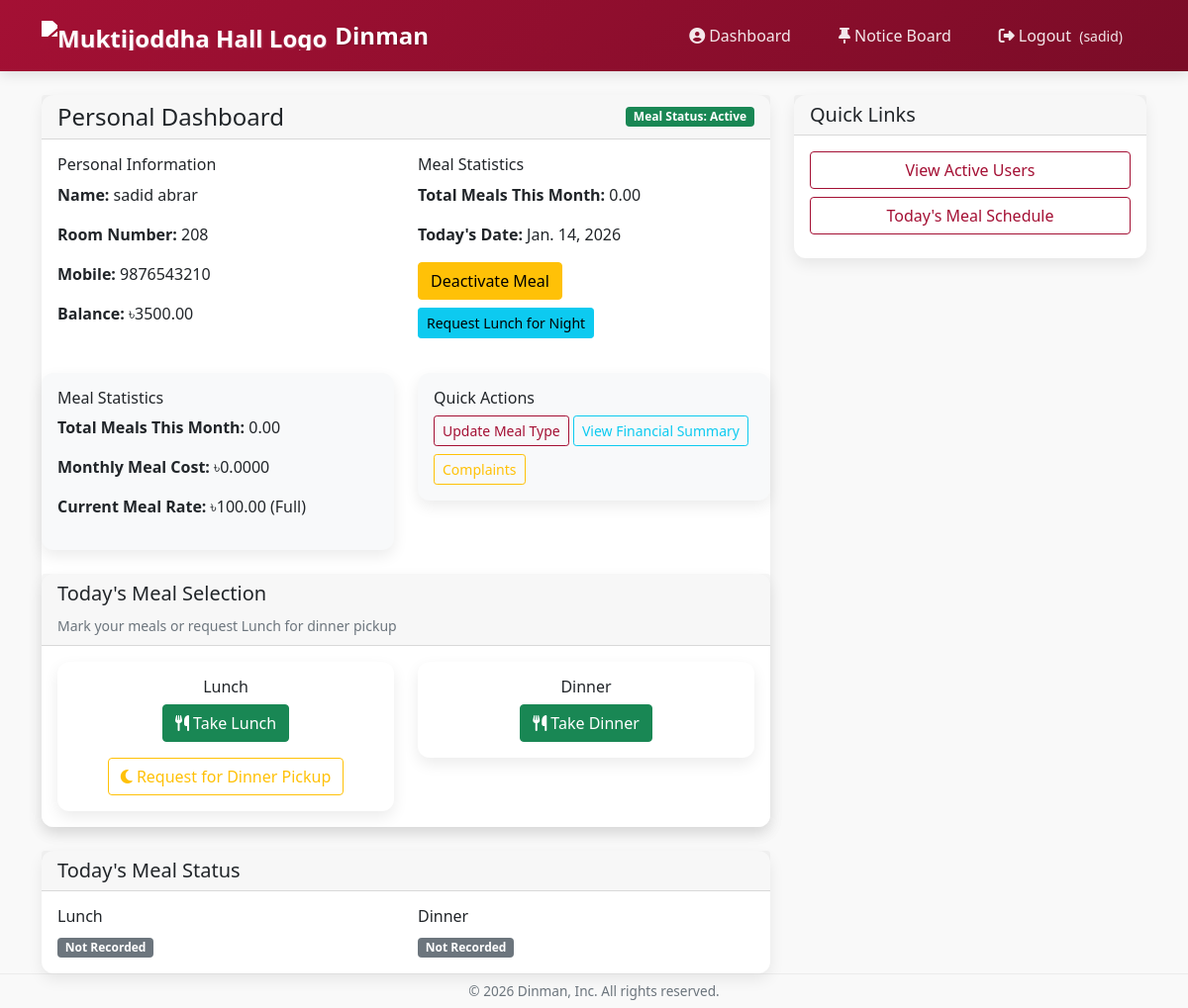
Page /dashboard/ (signed in) on the committed database.
### dining/models.py (models this page shows, shortened)
class UserProfile(models.Model):
    user = models.OneToOneField(User, on_delete=models.CASCADE)
    room_number = models.CharField(max_length=10)
    mobile_number = models.CharField(max_length=15)
    balance = models.DecimalField(max_digits=10, decimal_places=2, default=0.00)
    meal_active = models.BooleanField(default=True)
    is_dining_manager = models.BooleanField(default=False)
    meal_type = models.CharField(max_length=10, choices=[
        ('full', 'Full Meal'),
        ('half', 'Half Meal')
    ], default='full')
    def get_meal_rate(self):
        current_rate = MealRate.objects.filter(
            effective_from__lte=timezone.now().date()
        ).order_by('-effective_from').first()
        if not current_rate:
            return Decimal('50.00') if self.meal_type == 'full' else Decimal('25.00')
        if self.meal_type == 'half':
            return current_rate.half_meal_rate
        return current_rate.full_meal_rate

class MealRate(models.Model):
    full_meal_rate = models.DecimalField(max_digits=10, decimal_places=2, default=50.00)
    half_meal_rate = models.DecimalField(max_digits=10, decimal_places=2, default=25.00)
    effective_from = models.DateField(default=timezone.now)
    class Meta:
        verbose_name = "Meal Rate"
        verbose_name_plural = "Meal Rates"
        ordering = ['-effective_from']

### dining/views.py (the view)
# urls.py: path('dashboard/', views.dashboard, name='dashboard'),
@login_required
def dashboard(request):
    user_profile = get_object_or_404(UserProfile, user=request.user)
    today = timezone.now().date()
    today_meals = MealRecord.objects.filter(user=request.user, date=today)
    month_start = timezone.now().replace(day=1)
    meal_records_this_month = MealRecord.objects.filter(
        user=request.user,
        date__gte=month_start,
        taken=True
    )
    total_meals_this_month = meal_records_this_month.aggregate(
        total=Sum('meal_count')
    )['total'] or Decimal('0.00')
    monthly_meal_cost = total_meals_this_month * user_profile.get_meal_rate()
    current_rate = MealRate.objects.filter(effective_from__lte=timezone.now().date()).first()
    if not current_rate:
        current_rate = MealRate.objects.create(full_meal_rate=50.00, half_meal_rate=25.00)
    if user_profile.balance <= 0 and user_profile.meal_active:
        user_profile.meal_active = False
        user_profile.save()
        messages.warning(request, 'Your meal has been automatically deactivated due to insufficient balance.')
    noon_record = MealRecord.objects.filter(
        user=request.user,
        date=today,
        meal_type='noon'
    ).first()
    dinner_record = MealRecord.objects.filter(
        user=request.user,
        date=today,
        meal_type='dinner'
    ).first()
    context = {
        'noon_taken': noon_record.taken if noon_record else False,
        'noon_requested_night': noon_record.requested_for_night if noon_record else False,
        'dinner_taken': dinner_record.taken if dinner_record else False,
        'profile': user_profile,
        'today_meals': today_meals,
        'total_meals_this_month': total_meals_this_month,
        'monthly_meal_cost': monthly_meal_cost,
        'current_rate': current_rate,
        'today': today,
    }
    return render(request, 'dining/dashboard.html', context)

### dining/templates/dining/dashboard.html (shortened to what this page needs)
{% extends 'base.html' %}
{% block content %}
<div class="container mt-4">
    <div class="row">
        <div class="col-md-8">
            <div class="card">
                <div class="card-header d-flex justify-content-between align-items-center">
                    <h4 class="mb-0">Personal Dashboard</h4>
                    <span class="badge {% if profile.meal_active %}bg-success{% else %}bg-danger{% endif %}">
                        Meal Status: {% if profile.meal_active %}Active{% else %}Inactive{% endif %}
                    </span>
                </div>
                <div class="card-body">
                    <div class="row">
                        <div class="col-md-6">
                            <h6>Personal Information</h6>
                            <p><strong>Name:</strong> {{ user.get_full_name }}</p>
                            <p><strong>Room Number:</strong> {{ profile.room_number }}</p>
                            <p><strong>Mobile:</strong> {{ profile.mobile_number }}</p>
                            <p><strong>Balance:</strong> ৳{{ profile.balance }}</p>
                        </div>
                        <div class="col-md-6">
                            <h6>Meal Statistics</h6>
                            <p><strong>Total Meals This Month:</strong> {{ total_meals_this_month }}</p>
                            <p><strong>Today's Date:</strong> {{ today }}</p>
                            <div class="mt-3">
                                <form method="POST" action="{% url 'toggle_meal_status' %}">
                                    <button type="submit" class="btn {% if profile.meal_active %}btn-warning{% else %}btn-success{% endif %}">
                                        {% if profile.meal_active %}Deactivate Meal{% else %}Activate Meal{% endif %}
                                    </button>
                                </form>
                                {% if profile.meal_active %}
                                <form method="POST" action="{% url 'request_meal_for_night' %}" class="mt-2">
                                    <button type="submit" class="btn btn-info btn-sm">
                                        Request Lunch for Night
                                    </button>
                                </form>
                                {% endif %}
                            </div>
                        </div>
                    </div>
                </div>
                <div class="row mt-3">
                    <div class="col-md-6">
                        <div class="card bg-light">
                            <div class="card-body">
                                <h6>Meal Statistics</h6>
                                <p><strong>Total Meals This Month:</strong> {{ total_meals_this_month }}</p>
                                <p><strong>Monthly Meal Cost:</strong> ৳{{ monthly_meal_cost }}</p>
                                <p><strong>Current Meal Rate:</strong> ৳{{ profile.get_meal_rate }} ({{ profile.meal_type|title }})</p>
                            </div>
                        </div>
                    </div>
                    <div class="col-md-6">
                        <div class="card bg-light">
                            <div class="card-body">
                                <h6>Quick Actions</h6>
                                <a href="{% url 'update_profile' %}" class="btn btn-sm btn-outline-primary mb-2">Update Meal Type</a>
                                <a href="{% url 'financial_summary' %}" class="btn btn-sm btn-outline-info mb-2">View Financial Summary</a>
                                <a href="{% url 'complaint_list' %}" class="btn btn-sm btn-outline-warning">Complaints</a>
                            </div>
                        </div>
                    </div>
                </div>
                <div class="card mt-4">
                    <div class="card-header">
                        <h5>Today's Meal Selection</h5>
                        <small class="text-muted">Mark your meals or request Lunch for dinner pickup</small>
                    </div>
                    <div class="card-body">
                        <div class="row">
                            <div class="col-md-6">
                                <div class="card {% if noon_taken %}border-success{% elif noon_requested_night %}border-warning{% endif %}">
                                    <div class="card-body text-center">
                                        <h6>Lunch</h6>
                                        {% if noon_taken %}
                                            <div class="alert alert-success py-2">
                                                <i class="fas fa-check-circle"></i> Taken at Noon
                                            </div>
                                            <button class="btn btn-outline-secondary" disabled>Already Recorded</button>
                                        {% else %}
                                            <div class="d-grid gap-2">
                                                <form method="POST" action="{% url 'update_meal_count' %}">
                                                    <button type="submit" class="btn btn-success mb-2"
                                                            {% if not profile.meal_active %}disabled{% endif %}>
                                                        <i class="fas fa-utensils"></i> Take Lunch
                                                    </button>
                                                </form>
                                                <form method="POST" action="{% url 'update_meal_count' %}">
                                                    <button type="submit" class="btn btn-outline-warning"
                                                            {% if not profile.meal_active %}disabled{% endif %}>
                                                        <i class="fas fa-moon"></i> Request for Dinner Pickup
                                                    </button>
                                                </form>
                                            </div>
                                        {% endif %}
                                    </div>
                                </div>
                            </div>
                            <div class="col-md-6">
                                <div class="card {% if dinner_taken %}border-success{% endif %}">
                                    <div class="card-body text-center">
                                        <h6>Dinner</h6>
                                        {% if dinner_taken %}
                                            <div class="alert alert-success py-2">
                                                <i class="fas fa-check-circle"></i> Taken
                                            </div>
                                            <button class="btn btn-outline-secondary" disabled>Already Recorded</button>
                                        {% else %}
                                            <form method="POST" action="{% url 'update_meal_count' %}">
                                                <button type="submit" class="btn btn-success"
                                                        {% if not profile.meal_active %}disabled{% endif %}>
                                                    <i class="fas fa-utensils"></i> Take Dinner
                                                </button>
                                            </form>
                                        {% endif %}
                                    </div>
                                </div>
                            </div>
                        </div>
                    </div>
                </div>
            </div>
            <div class="card mt-4">
                <div class="card-header">
                    <h5 class="mb-0">Today's Meal Status</h5>
                </div>
                <div class="card-body">
                    <div class="row">
                        <div class="col-md-6">
                            <h6>Lunch</h6>
                            {% for meal in today_meals %}
                                {% if meal.meal_type == 'noon' %}
                                    <span class="badge {% if meal.taken %}bg-success{% else %}bg-secondary{% endif %}">
                                        {% if meal.taken %}Taken{% else %}Not Taken{% endif %}
                                    </span>
                                    {% if meal.requested_for_night %}
                                        <span class="badge bg-info">Requested for Night</span>
                                    {% endif %}
                                {% endif %}
                            {% empty %}
                                <span class="badge bg-secondary">Not Recorded</span>
                            {% endfor %}
                        </div>
                        <div class="col-md-6">
                            <h6>Dinner</h6>
                            {% for meal in today_meals %}
                                {% if meal.meal_type == 'dinner' %}
                                    <span class="badge {% if meal.taken %}bg-success{% else %}bg-secondary{% endif %}">
                                        {% if meal.taken %}Taken{% else %}Not Taken{% endif %}
                                    </span>
                                {% endif %}
                            {% empty %}
                                <span class="badge bg-secondary">Not Recorded</span>
                            {% endfor %}
                        </div>
                    </div>
                </div>
            </div>
        </div>
        <div class="col-md-4">
            <div class="card">
                <div class="card-header">
                    <h5 class="mb-0">Quick Links</h5>
                </div>
                <div class="card-body">
                    <a href="{% url 'active_users' %}" class="btn btn-outline-primary w-100 mb-2">
                        View Active Users
                    </a>
                    <a href="{% url 'meal_schedule' %}" class="btn btn-outline-primary w-100 mb-2">
                        Today's Meal Schedule
                    </a>
                </div>
            </div>
        </div>
    </div>
</div>
{% endblock %}

### dining/templates/base.html (shortened to what this page needs)
<!DOCTYPE html>
<html lang="en">
<head>
    <link href="https://cdn.jsdelivr.net/npm/bootstrap@5.1.3/dist/css/bootstrap.min.css" rel="stylesheet">
    <link rel="stylesheet" href="https://cdnjs.cloudflare.com/ajax/libs/font-awesome/6.4.0/css/all.min.css">
</head>
<body>
    <nav class="navbar navbar-expand-lg navbar-dark sticky-top">
        <div class="container">
            {% with logo_url=user.is_authenticated|yesno:"dashboard,home" %}
            <a class="navbar-brand d-flex align-items-center" href="{% url logo_url %}">
                <img src="https://logo-icons.com/cdn/shop/files/1098-logo-1713385510.325color-E63946.svg?v=1713403219&width=416"
                    alt="Muktijoddha Hall Logo"
                    height="30"
                    class="me-2"
                    style="filter: brightness(0) invert(1);">
                Dinman
            </a>
            {% endwith %}
            <div class="collapse navbar-collapse" id="navbarNav">
                <div class="navbar-nav ms-auto">
                    {% if user.is_authenticated %}
                        <a class="nav-link" href="{% url 'dashboard' %}">
                            <i class="fas fa-user-circle me-1"></i>Dashboard
                        </a>
                        <a class="nav-link" href="{% url 'notice_list' %}">
                            <i class="fas fa-thumbtack me-1"></i>Notice Board
                        </a>
                        <a class="nav-link" href="{% url 'logout' %}">
                            <i class="fas fa-sign-out-alt me-1"></i>Logout
                            {% if user.first_name %}
                                <small class="ms-1">({{ user.first_name }})</small>
                            {% endif %}
                        </a>
                    {% endif %}
                </div>
            </div>
        </div>
    </nav>
    <main>
        {% block content %}{% endblock %}
    </main>
    <footer>
        <div class="container">
            <p>&copy; 2026 Dinman, Inc. All rights reserved.</p>
        </div>
    </footer>
</body>
</html>

### rows in the picture
UserProfile: room_number "208", mobile_number "9876543210", balance "3500.00", get_meal_rate "100.00", meal_type "Full"

### other values in the picture
{{ user.first_name }} "sadid"
{{ user.get_full_name }} "sadid abrar"
{{ total_meals_this_month }} "0.00"
{{ monthly_meal_cost }} "0.0000"
